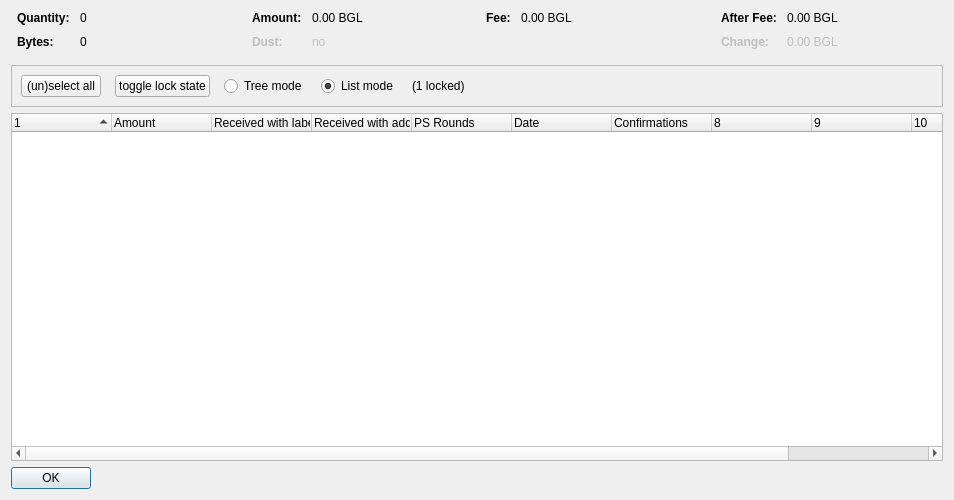
<?xml version="1.0" encoding="UTF-8"?>
<ui version="4.0">
 <class>CoinControlDialog</class>
 <widget class="QDialog" name="CoinControlDialog">
  <property name="geometry">
   <rect>
    <x>0</x>
    <y>0</y>
    <width>954</width>
    <height>500</height>
   </rect>
  </property>
  <property name="windowTitle">
   <string>Coin Selection</string>
  </property>
  <layout class="QVBoxLayout" name="verticalLayout">
   <item>
    <layout class="QHBoxLayout" name="horizontalLayoutTop" stretch="0,0,0,0">
     <property name="topMargin">
      <number>0</number>
     </property>
     <property name="bottomMargin">
      <number>10</number>
     </property>
     <item>
      <layout class="QFormLayout" name="formLayoutCoinControl1">
       <property name="horizontalSpacing">
        <number>10</number>
       </property>
       <property name="verticalSpacing">
        <number>10</number>
       </property>
       <property name="leftMargin">
        <number>6</number>
       </property>
       <property name="rightMargin">
        <number>6</number>
       </property>
       <item row="0" column="0">
        <widget class="QLabel" name="labelCoinControlQuantityText">
         <property name="font">
          <font>
           <weight>75</weight>
           <bold>true</bold>
          </font>
         </property>
         <property name="text">
          <string>Quantity:</string>
         </property>
        </widget>
       </item>
       <item row="0" column="1">
        <widget class="QLabel" name="labelCoinControlQuantity">
         <property name="cursor">
          <cursorShape>IBeamCursor</cursorShape>
         </property>
         <property name="contextMenuPolicy">
          <enum>Qt::ActionsContextMenu</enum>
         </property>
         <property name="text">
          <string notr="true">0</string>
         </property>
         <property name="textInteractionFlags">
          <set>Qt::LinksAccessibleByMouse|Qt::TextSelectableByKeyboard|Qt::TextSelectableByMouse</set>
         </property>
        </widget>
       </item>
       <item row="1" column="0">
        <widget class="QLabel" name="labelCoinControlBytesText">
         <property name="font">
          <font>
           <weight>75</weight>
           <bold>true</bold>
          </font>
         </property>
         <property name="text">
          <string>Bytes:</string>
         </property>
        </widget>
       </item>
       <item row="1" column="1">
        <widget class="QLabel" name="labelCoinControlBytes">
         <property name="cursor">
          <cursorShape>IBeamCursor</cursorShape>
         </property>
         <property name="contextMenuPolicy">
          <enum>Qt::ActionsContextMenu</enum>
         </property>
         <property name="text">
          <string notr="true">0</string>
         </property>
         <property name="textInteractionFlags">
          <set>Qt::LinksAccessibleByMouse|Qt::TextSelectableByKeyboard|Qt::TextSelectableByMouse</set>
         </property>
        </widget>
       </item>
      </layout>
     </item>
     <item>
      <layout class="QFormLayout" name="formLayoutCoinControl2">
       <property name="horizontalSpacing">
        <number>10</number>
       </property>
       <property name="verticalSpacing">
        <number>10</number>
       </property>
       <property name="leftMargin">
        <number>6</number>
       </property>
       <property name="rightMargin">
        <number>6</number>
       </property>
       <item row="0" column="0">
        <widget class="QLabel" name="labelCoinControlAmountText">
         <property name="font">
          <font>
           <weight>75</weight>
           <bold>true</bold>
          </font>
         </property>
         <property name="text">
          <string>Amount:</string>
         </property>
        </widget>
       </item>
       <item row="0" column="1">
        <widget class="QLabel" name="labelCoinControlAmount">
         <property name="cursor">
          <cursorShape>IBeamCursor</cursorShape>
         </property>
         <property name="contextMenuPolicy">
          <enum>Qt::ActionsContextMenu</enum>
         </property>
         <property name="text">
          <string notr="true">0.00 BGL</string>
         </property>
         <property name="textInteractionFlags">
          <set>Qt::LinksAccessibleByMouse|Qt::TextSelectableByKeyboard|Qt::TextSelectableByMouse</set>
         </property>
        </widget>
       </item>
       <item row="1" column="0">
        <widget class="QLabel" name="labelCoinControlLowOutputText">
         <property name="enabled">
          <bool>false</bool>
         </property>
         <property name="font">
          <font>
           <weight>75</weight>
           <bold>true</bold>
          </font>
         </property>
         <property name="text">
          <string>Dust:</string>
         </property>
        </widget>
       </item>
       <item row="1" column="1">
        <widget class="QLabel" name="labelCoinControlLowOutput">
         <property name="enabled">
          <bool>false</bool>
         </property>
         <property name="cursor">
          <cursorShape>IBeamCursor</cursorShape>
         </property>
         <property name="contextMenuPolicy">
          <enum>Qt::ActionsContextMenu</enum>
         </property>
         <property name="text">
          <string notr="true">no</string>
         </property>
         <property name="textInteractionFlags">
          <set>Qt::LinksAccessibleByMouse|Qt::TextSelectableByKeyboard|Qt::TextSelectableByMouse</set>
         </property>
        </widget>
       </item>
      </layout>
     </item>
     <item>
      <layout class="QFormLayout" name="formLayoutCoinControl3">
       <property name="horizontalSpacing">
        <number>10</number>
       </property>
       <property name="verticalSpacing">
        <number>10</number>
       </property>
       <property name="leftMargin">
        <number>6</number>
       </property>
       <property name="rightMargin">
        <number>6</number>
       </property>
       <item row="0" column="0">
        <widget class="QLabel" name="labelCoinControlFeeText">
         <property name="font">
          <font>
           <weight>75</weight>
           <bold>true</bold>
          </font>
         </property>
         <property name="text">
          <string>Fee:</string>
         </property>
        </widget>
       </item>
       <item row="0" column="1">
        <widget class="QLabel" name="labelCoinControlFee">
         <property name="cursor">
          <cursorShape>IBeamCursor</cursorShape>
         </property>
         <property name="contextMenuPolicy">
          <enum>Qt::ActionsContextMenu</enum>
         </property>
         <property name="text">
          <string notr="true">0.00 BGL</string>
         </property>
         <property name="textInteractionFlags">
          <set>Qt::LinksAccessibleByMouse|Qt::TextSelectableByKeyboard|Qt::TextSelectableByMouse</set>
         </property>
        </widget>
       </item>
      </layout>
     </item>
     <item>
      <layout class="QFormLayout" name="formLayoutCoinControl4">
       <property name="horizontalSpacing">
        <number>10</number>
       </property>
       <property name="verticalSpacing">
        <number>10</number>
       </property>
       <property name="leftMargin">
        <number>6</number>
       </property>
       <property name="rightMargin">
        <number>6</number>
       </property>
       <item row="0" column="0">
        <widget class="QLabel" name="labelCoinControlAfterFeeText">
         <property name="font">
          <font>
           <weight>75</weight>
           <bold>true</bold>
          </font>
         </property>
         <property name="text">
          <string>After Fee:</string>
         </property>
        </widget>
       </item>
       <item row="0" column="1">
        <widget class="QLabel" name="labelCoinControlAfterFee">
         <property name="cursor">
          <cursorShape>IBeamCursor</cursorShape>
         </property>
         <property name="contextMenuPolicy">
          <enum>Qt::ActionsContextMenu</enum>
         </property>
         <property name="text">
          <string notr="true">0.00 BGL</string>
         </property>
         <property name="textInteractionFlags">
          <set>Qt::LinksAccessibleByMouse|Qt::TextSelectableByKeyboard|Qt::TextSelectableByMouse</set>
         </property>
        </widget>
       </item>
       <item row="1" column="0">
        <widget class="QLabel" name="labelCoinControlChangeText">
         <property name="enabled">
          <bool>false</bool>
         </property>
         <property name="font">
          <font>
           <weight>75</weight>
           <bold>true</bold>
          </font>
         </property>
         <property name="text">
          <string>Change:</string>
         </property>
        </widget>
       </item>
       <item row="1" column="1">
        <widget class="QLabel" name="labelCoinControlChange">
         <property name="enabled">
          <bool>false</bool>
         </property>
         <property name="cursor">
          <cursorShape>IBeamCursor</cursorShape>
         </property>
         <property name="contextMenuPolicy">
          <enum>Qt::ActionsContextMenu</enum>
         </property>
         <property name="text">
          <string notr="true">0.00 BGL</string>
         </property>
         <property name="textInteractionFlags">
          <set>Qt::LinksAccessibleByMouse|Qt::TextSelectableByKeyboard|Qt::TextSelectableByMouse</set>
         </property>
        </widget>
       </item>
      </layout>
     </item>
    </layout>
   </item>
   <item>
    <widget class="QFrame" name="frame">
     <property name="minimumSize">
      <size>
       <width>0</width>
       <height>40</height>
      </size>
     </property>
     <property name="frameShape">
      <enum>QFrame::StyledPanel</enum>
     </property>
     <property name="frameShadow">
      <enum>QFrame::Sunken</enum>
     </property>
     <layout class="QHBoxLayout" name="horizontalLayout">
      <item>
       <layout class="QHBoxLayout" name="horizontalLayoutPanel" stretch="0,0,0,0,0,0">
        <property name="spacing">
         <number>14</number>
        </property>
        <item>
         <widget class="QPushButton" name="pushButtonSelectAll">
          <property name="sizePolicy">
           <sizepolicy hsizetype="Maximum" vsizetype="Fixed">
            <horstretch>0</horstretch>
            <verstretch>0</verstretch>
           </sizepolicy>
          </property>
          <property name="text">
           <string>(un)select all</string>
          </property>
          <property name="autoDefault">
           <bool>false</bool>
          </property>
         </widget>
        </item>
        <item>
         <widget class="QPushButton" name="pushButtonToggleLock">
          <property name="sizePolicy">
           <sizepolicy hsizetype="Maximum" vsizetype="Fixed">
            <horstretch>0</horstretch>
            <verstretch>0</verstretch>
           </sizepolicy>
          </property>
          <property name="text">
           <string>toggle lock state</string>
          </property>
          <property name="autoDefault">
           <bool>false</bool>
          </property>
         </widget>
        </item>
        <item>
         <widget class="QRadioButton" name="radioTreeMode">
          <property name="sizePolicy">
           <sizepolicy hsizetype="Maximum" vsizetype="Fixed">
            <horstretch>0</horstretch>
            <verstretch>0</verstretch>
           </sizepolicy>
          </property>
          <property name="text">
           <string>Tree mode</string>
          </property>
         </widget>
        </item>
        <item>
         <widget class="QRadioButton" name="radioListMode">
          <property name="sizePolicy">
           <sizepolicy hsizetype="Maximum" vsizetype="Fixed">
            <horstretch>0</horstretch>
            <verstretch>0</verstretch>
           </sizepolicy>
          </property>
          <property name="text">
           <string>List mode</string>
          </property>
          <property name="checked">
           <bool>true</bool>
          </property>
         </widget>
        </item>
        <item>
         <widget class="QLabel" name="labelLocked">
          <property name="text">
           <string>(1 locked)</string>
          </property>
         </widget>
        </item>
        <item>
         <spacer name="horizontalSpacer">
          <property name="orientation">
           <enum>Qt::Horizontal</enum>
          </property>
          <property name="sizeHint" stdset="0">
           <size>
            <width>40</width>
            <height>20</height>
           </size>
          </property>
         </spacer>
        </item>
       </layout>
      </item>
     </layout>
    </widget>
   </item>
   <item>
    <widget class="CoinControlTreeWidget" name="treeWidget">
     <property name="contextMenuPolicy">
      <enum>Qt::CustomContextMenu</enum>
     </property>
     <property name="sortingEnabled">
      <bool>false</bool>
     </property>
     <property name="columnCount">
      <number>11</number>
     </property>
     <attribute name="headerShowSortIndicator" stdset="0">
      <bool>true</bool>
     </attribute>
     <attribute name="headerStretchLastSection">
      <bool>false</bool>
     </attribute>
     <column>
      <property name="text">
       <string/>
      </property>
     </column>
     <column>
      <property name="text">
       <string>Amount</string>
      </property>
     </column>
     <column>
      <property name="text">
       <string>Received with label</string>
      </property>
     </column>
     <column>
      <property name="text">
       <string>Received with address</string>
      </property>
     </column>
     <column>
      <property name="text">
       <string>PS Rounds</string>
      </property>
     </column>
     <column>
      <property name="text">
       <string>Date</string>
      </property>
     </column>
     <column>
      <property name="text">
       <string>Confirmations</string>
      </property>
      <property name="toolTip">
       <string>Confirmed</string>
      </property>
     </column>
     <column>
      <property name="text">
       <string/>
      </property>
     </column>
     <column>
      <property name="text">
       <string/>
      </property>
     </column>
     <column>
      <property name="text">
       <string/>
      </property>
     </column>
     <column>
      <property name="text">
       <string/>
      </property>
     </column>
    </widget>
   </item>
   <item>
    <widget class="QDialogButtonBox" name="buttonBox">
     <property name="sizePolicy">
      <sizepolicy hsizetype="Maximum" vsizetype="Fixed">
       <horstretch>0</horstretch>
       <verstretch>0</verstretch>
      </sizepolicy>
     </property>
     <property name="orientation">
      <enum>Qt::Horizontal</enum>
     </property>
     <property name="standardButtons">
      <set>QDialogButtonBox::Ok</set>
     </property>
    </widget>
   </item>
  </layout>
 </widget>
 <customwidgets>
  <customwidget>
   <class>CoinControlTreeWidget</class>
   <extends>QTreeWidget</extends>
   <header>coincontroltreewidget.h</header>
  </customwidget>
 </customwidgets>
 <resources/>
 <connections/>
</ui>
